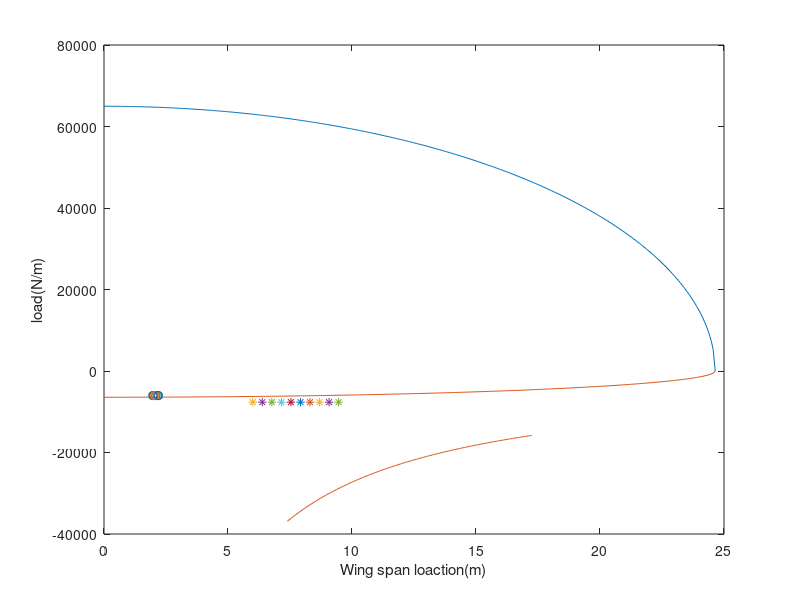

The MATLAB source for this figure:
%code to calculate the load
clear 
clc


croot = 8.5742;
ctip = 2.7437;
c = linspace(ctip,croot,300);
halfSpan = (53.19-3.9)/2;
loadFactor = 3.4;
rho = 0.33;
mass_MG = 2550;%kg
mass_NG = 580;%kg

%% load distribution
%inertia load calculation
%for lift elliptic distribution
Wac = 1341419;
L0 = Wac*3.75/(pi*halfSpan);
y = linspace(0,halfSpan,300);
L = L0*sqrt(1-(y/halfSpan).^2);
plot(y,L);
ylabel('load(N/m)');
xlabel('Wing span loaction(m)');

loadEngine = 6030*9.81/7.73;
yEngine = linspace(6,9.46,10);

loadLG = 1275*9.81/2.075;
yLG = linspace(1.95,2.2,10);

%calculation of wing own weight
loadWing0 = -pi*5150*9.81/halfSpan;
loadWing = loadWing0*sqrt(1-(y/halfSpan).^2);
hold on;
plot(y,loadWing);
hold on;
plot(yEngine,-loadEngine,'*');
hold on;
plot(yLG,-loadLG,'o');

yFuel = linspace(7.394,17.25,200);
loadFuel = 27800*9.81./yFuel;
hold on;
plot(yFuel,-loadFuel);




